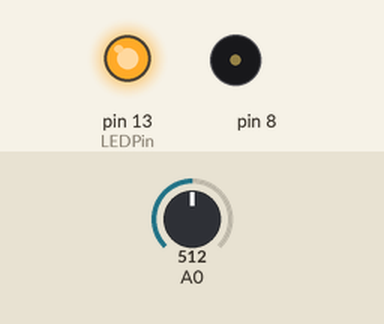
The program below on a simulated Arduino Uno, built with avr-gcc and run on an emulated ATmega328P. Parts: output pins drawn as LEDs (lit = HIGH), buzzer (waves = sounding). The test bench sets the inputs (shaded band); at power-on: A0 = 512. What the program prints to the serial monitor is not drawn.

Above: at 0.1 s.
At 5.1 s:
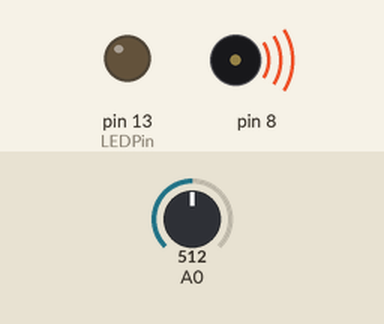
Timing chart, 0 to 6.6 s (numbered marks = the images above):
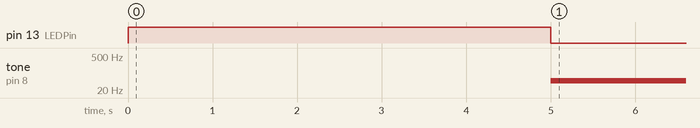

Measured:
- by itself, tone on pin 8: silent → 49 Hz at 5.0 s

The program:

main.cpp
```cpp
#include <Arduino.h>

int sensorValue = 0, sensorLow = 1023, sensorHigh = 0;

const int LEDPin = 13;

void setup() {
  Serial.begin(115200);
  pinMode(LEDPin, OUTPUT);
  digitalWrite(LEDPin, HIGH);

  // Calibrate the light sensor

  while (millis() < 5000)
  {
    sensorValue = analogRead(A0);

    sensorHigh = sensorValue > sensorHigh? sensorValue : sensorHigh;
    sensorLow = sensorValue < sensorLow? sensorValue : sensorLow;
  }

  digitalWrite(LEDPin, LOW);
}

void loop()
{
  sensorValue = analogRead(A0);

  Serial.print("Sensor Reading : ");
  Serial.println(sensorValue);

  int pitch = map(sensorValue, sensorLow, sensorHigh, 50, 4000);
  tone(8, pitch, 20);
  delay(10);
}
```
